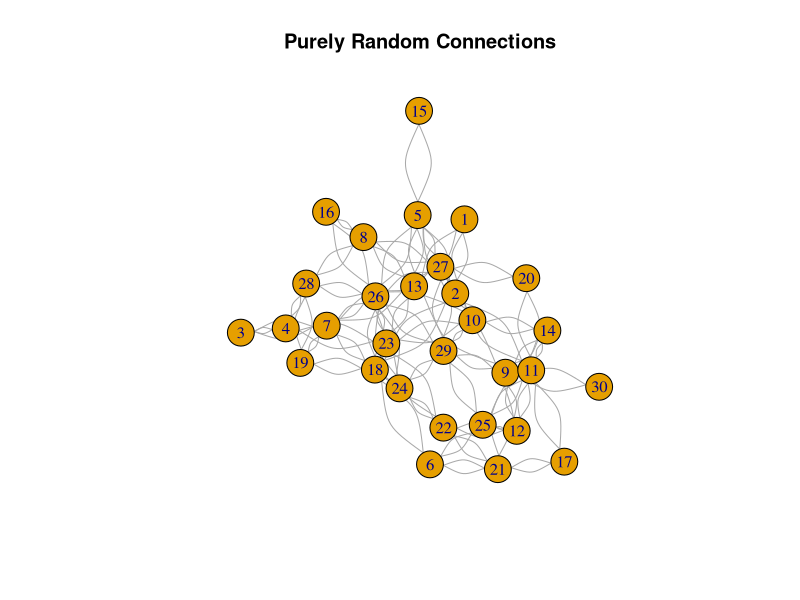

The R script that drew this image:
## ---- chunk 1
require(igraph)
## ---- chunk 2
# Set network size.
n <- 30
# Create n series of n.
ego <- rep(1:n,each=n)
# Create n sequences of n.
alter <- rep(1:n,times=n)
# Default to no friendship between ego and alter.
friendship <- 0
# Assemble dataset.
rnet <- data.frame(ego, alter, friendship)
## ---- chunk 3
head(rnet)
## ---- chunk 4
conDen <- .15
for (i in 1:n)
  for (ii in (i+1):n)
    if ((rbinom(1,1,conDen)==1)&(i!=ii)) {
      # print(paste(i,ii))
      rnet$friendship[(rnet$ego==i & rnet$alter==ii)] <- 1
      rnet$friendship[(rnet$ego==ii & rnet$alter==i)] <- 1
      }
## ---- chunk 5
summary(rnet)
## ---- chunk 6
plot(graph.data.frame(rnet[rnet$friendship==1,], directed=F), main="Purely Random Connections")
